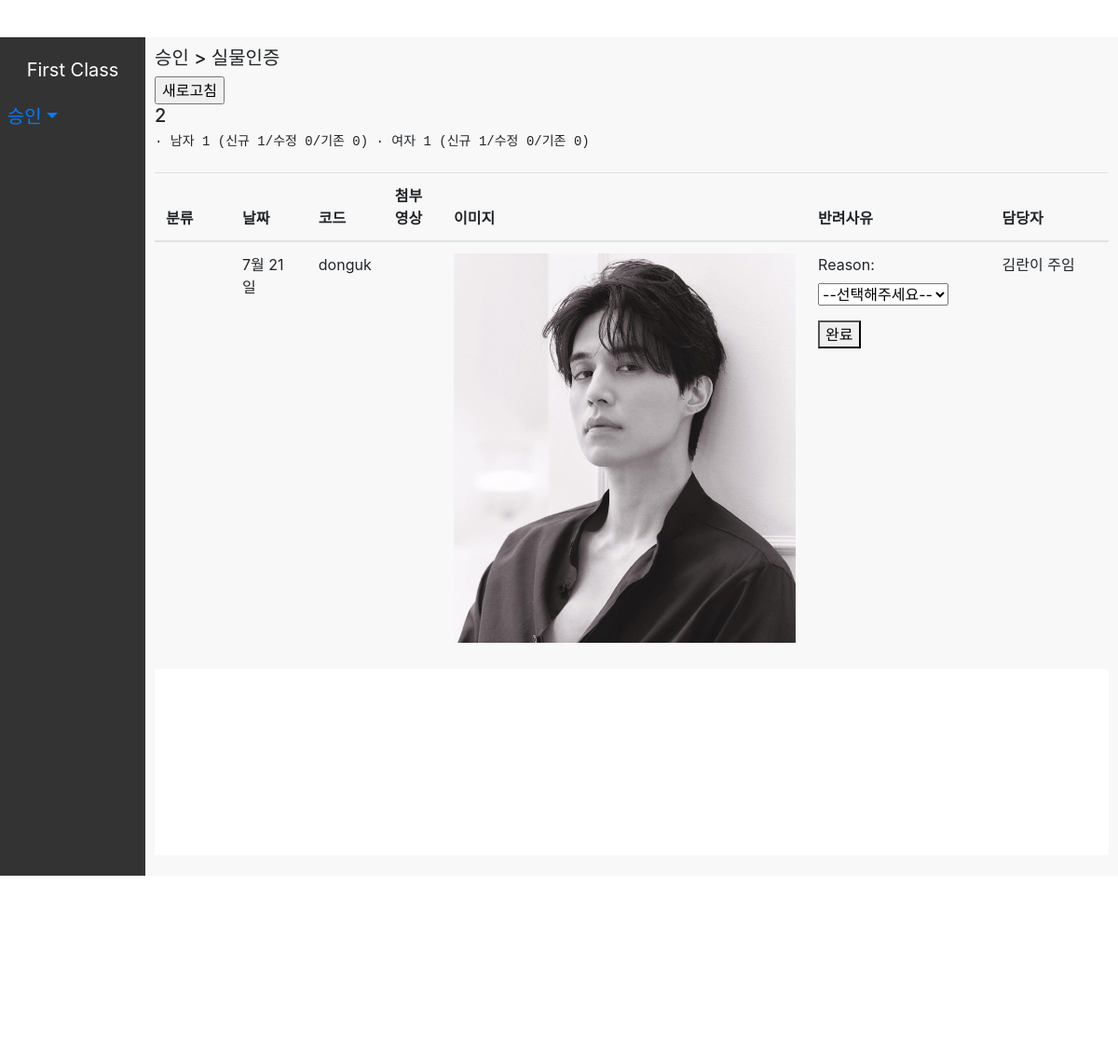
/nofilter/0, run on the app's committed database.
### profile_validate/models.py (models this page shows, shortened)
class UserProfile(models.Model):
    AREA_CHOICES = ((0, '서울'), (0, '경기'), (0, '인천'),
                    (1, '강원'),
                    (2, '충북'), (2, '세종'), (2, '충남'), (2, '대전'),
                    (3, '경북'), (3, '대구'), (3, '울산'), (3, '부산'), (3, '경남'),
                    (4, '전북'), (4, '전남'), (4, '광주'),
                    (5, '제주'),
                    (6, '해외'))
    user = models.ForeignKey('UserBase', on_delete=models.CASCADE)  # email
    nick = models.CharField(max_length=200)
    job = models.CharField(max_length=200)
    area = models.IntegerField(choices=AREA_CHOICES, default=0)  # 지역 카테고리화
    study = models.CharField(max_length=200)
    height = models.IntegerField()
    body = models.CharField(max_length=200)
    drink = models.CharField(max_length=200)
    smoke = models.CharField(max_length=200)
    religion = models.CharField(max_length=200)
    Character = models.CharField(max_length=200)

class UserBase(models.Model):
    user = models.ForeignKey('auth.User', on_delete=models.CASCADE)
    name = models.CharField(max_length=200)
    phone = models.CharField(max_length=200)
    sex = models.CharField(max_length=200)  # M or W
    device = models.CharField(max_length=200)  # Android or iOS
    age = models.SmallIntegerField()
    blind = models.BooleanField(default=False)
    coin = models.IntegerField(default=0)
    birth = models.DateField(auto_now_add=True)
    joined_type = models.CharField(max_length=200)
    joined_time = models.DateTimeField(auto_now_add=True)
    def __str__(self):
       return self.name

class UserImage(models.Model):
   user = models.ForeignKey('UserProfile', on_delete=models.CASCADE)
   title = models.BooleanField(default=False)       #프로필사진
   noFilter = models.BooleanField(default=False)    #쌩얼인증
   image = models.ImageField(blank=True, upload_to='image/')
   validate = models.BooleanField(default=False)

### profile_validate/views.py (the view)
# urls.py: path('nofilter/<int:random>', profile.noFilter, name="no-filter"),
def noFilter(request, random):
    BaseStatus = get_BaseStatus(False, 4)
    BaseList = get_BaseList(BaseStatus)
    TotalInfo_straight = UserProfile.objects.filter(user__in=BaseList).select_related('user')
    TotalInfo = TotalInfo_straight.order_by('user__joined_time')[0]
    if random is 1:
        tmp = randomReload(TotalInfo_straight, 1)
        if tmp: TotalInfo = tmp
    infoDict = get_userInfo(BaseStatus, 4, False)
    imgsDict = get_imgsDict(BaseList, False, True)
    SelectedVideo = UserVideo.objects.filter(user__in=BaseList)
    videos = SelectedVideo.values()
    videoDict = {}
    for i in range(len(SelectedVideo)):
        videoDict[videos[i]['user_id']] = videoDict.get(videos[i]['user_id'], []) + [SelectedVideo[i]]
    print("User>>", TotalInfo.user)
    status = get_object_or_404(UserStatus, user=TotalInfo.user, flag_type=4)
    form = NoFilterDoneForm(instance=status)
    return render(request, 'profile_validate/nofilter.html',
                  {'target': TotalInfo, 'base_list': BaseStatus, 'imgs': imgsDict, 'video': videoDict, 'info': infoDict,
                   'form': form})

### profile_validate/forms.py
class NoFilterDoneForm(forms.ModelForm):
    class Meta:
        model = UserStatus
        fields = ['reason']
        reason = forms.IntegerField(required=False, widget=forms.RadioSelect(choices=REASON_CHOICES))

### profile_validate/templatetags/extras.py (called while the page is built)
@register.filter
def get_item(dictionary, key):
    return dictionary.get(key)

@register.filter
def get_list(list, index):
    if list == None:
        return None
    else:
        index = int(index)
        if index < len(list):
            return list[index]
        else: return None

@register.filter
def get_url(imgObj):
    if imgObj == None:
        return None
    return imgObj.image.url

@register.filter
def get_video_url(videoObj):
    if videoObj == None:
        return None
    return videoObj.video.url

@register.filter
def count(obj):
    if obj == None:
        return 0
    return obj.count()

### profile_validate/views.py (called while the page is built)
def get_BaseStatus(passed, flag_type):
    if passed == False:
        BaseStatus = UserStatus.objects.filter(flag_type=flag_type) \
            .exclude(flag=1).exclude(flag=2).exclude(flag=5).select_related('user')
    else:
        BaseStatus = UserStatus.objects.filter(user__in=passed, flag_type=flag_type) \
            .exclude(flag=1).exclude(flag=2).exclude(flag=5).select_related('user')
    return BaseStatus

def get_BaseList(BaseStatus):
    BaseList = BaseStatus.values_list('user', flat=True)
    return BaseList

def get_imgsDict(BaseList, title, noFilter):
    SelectedImg = UserImage.objects.select_related('user').filter(user__user__in=BaseList, title=title, noFilter=noFilter)
    imgs = SelectedImg.values()
    print("imgs", SelectedImg)
    imgsDict = {}
    for i in range(len(SelectedImg)):
        key = SelectedImg[i].user.user.user.pk
        imgsDict[key] = imgsDict.get(key, []) + [SelectedImg[i]]
    return imgsDict

### profile_validate/templates/profile_validate/nofilter.html (shortened to what this page needs)
{% extends 'profile_validate/base.html' %}
{% block content %}
{% load static %} {% load extras %}
<link rel="stylesheet" href="{% static 'css/paper.css' %}">
<div><h5>승인 > 실물인증</h5></div>
<input type="button" value="새로고침" onClick="window.location.href='{% url 'no-filter' random=1 %}'">
<div><h5>{{ base_list.count }}</h5></div>
<div class="index"><h6>
    <pre class="subIndex">· 남자 {{ info|get_item:'male'|count }} (신규 {{ info|get_item:'male_new'|count }}/수정 {{ info|get_item:'male_edit'|count }}/기존 {{ info|get_item:'male_old'|count }}) </pre>
    <pre class="subIndex">· 여자 {{ info|get_item:'female'|count }} (신규 {{ info|get_item:'female_new'|count }}/수정 {{ info|get_item:'female_edit'|count }}/기존 {{ info|get_item:'female_old'|count }})</pre>
</h6></div>
<table class="table">
    <thead>
        <tr id="tableCols">
            <th class="shortCol" scope="col">분류</th>
            <th class="shortCol" scope="col">날짜</th>
            <th class="shortCol" scope="col">코드</th>
            <th class="midCol" scope="col">첨부 영상</th>
            <th class="midCol" scope="col">이미지</th>
            <th class="longCol" scope="col">반려사유</th>
            <th class="longCol" scope="col">담당자</th>
            <th class="midCol" scope="col"></th>
        </tr>
    </thead>
    <tbody id="profile_table">
        <tr class="simple">
            <td class="shortCol">
            </td>
            <td class="shortCol">{{ target.user.joined_time.month}}월 {{target.user.joined_time.date.day}}일</td>
            <td class="shortCol">{{ target.user.user }}</td>
            {% with index=target.user.user.pk %}
                <td>
                </td>
                <div class="img_wrapper">
                <td class="subimg">
                    {% for i in "012"|make_list %}
                        {% if imgs|get_item:index|get_list:i|get_url == None %}
                        {% else %}
                            <div class="subimg">
                                <img src="{{ MEDIA_URL }} {{ imgs|get_item:index|get_list:i|get_url }}" width="100%">
                            </div>
                        {% endif %}
                    {% endfor %}
                </td>
                </div>
            {% endwith %}
            <td>
                <form id="approve-form" action="{% url 'nofilter-done' index=target.user.user.pk %}" method=POST>
                    {{ form.as_p }}
                    <button id="approve-btn" type="submit">완료</button>
                </form>
            </td>
            <td class="midCol">김란이 주임</td>
        </tr>
    </tbody>
</table>
<footer>
</footer>
{% endblock %}

### profile_validate/static/css/base.css (style rules this page uses)
* { box-sizing: border-box; }
footer { height: 200px; }

### profile_validate/static/css/paper.css (style rules this page uses)
* { box-sizing: border-box; }
footer { height: 200px; background-color: white; }
td.shortCol { width: 8%; }
td.midCol { width: 10%; }
.index { display: flex; flex-wrap: wrap; }
.subIndex { float: left; }
div.img_wrapper { display: flex; flex-wrap: wrap; }
div.subimg { width: 100%; height: 33%; }

### data on the page
UserProfile: user.joined_time.month "7", user.joined_time.date.day "21", user.user "donguk"
UserImage: image (picture)

### other printed values
{{ base_list.count }} "2"
{{ info|get_item:'male'|count }} "1"
{{ info|get_item:'male_new'|count }} "1"
{{ info|get_item:'male_edit'|count }} "0"
{{ info|get_item:'male_old'|count }} "0"
{{ info|get_item:'female'|count }} "1"
{{ info|get_item:'female_new'|count }} "1"
{{ info|get_item:'female_edit'|count }} "0"
{{ info|get_item:'female_old'|count }} "0"
